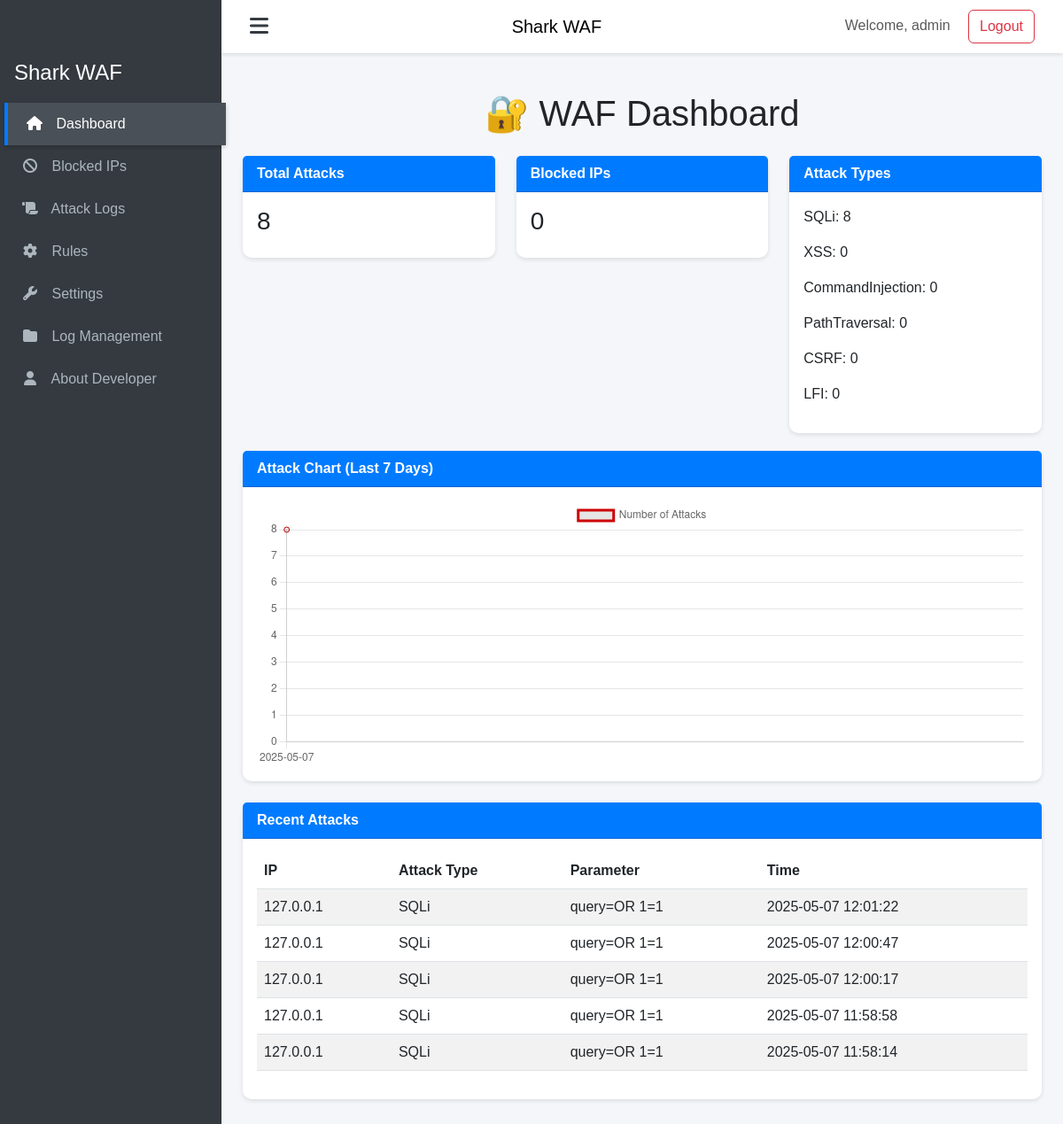
The page /dashboard (signed in) on the database as committed earlier.
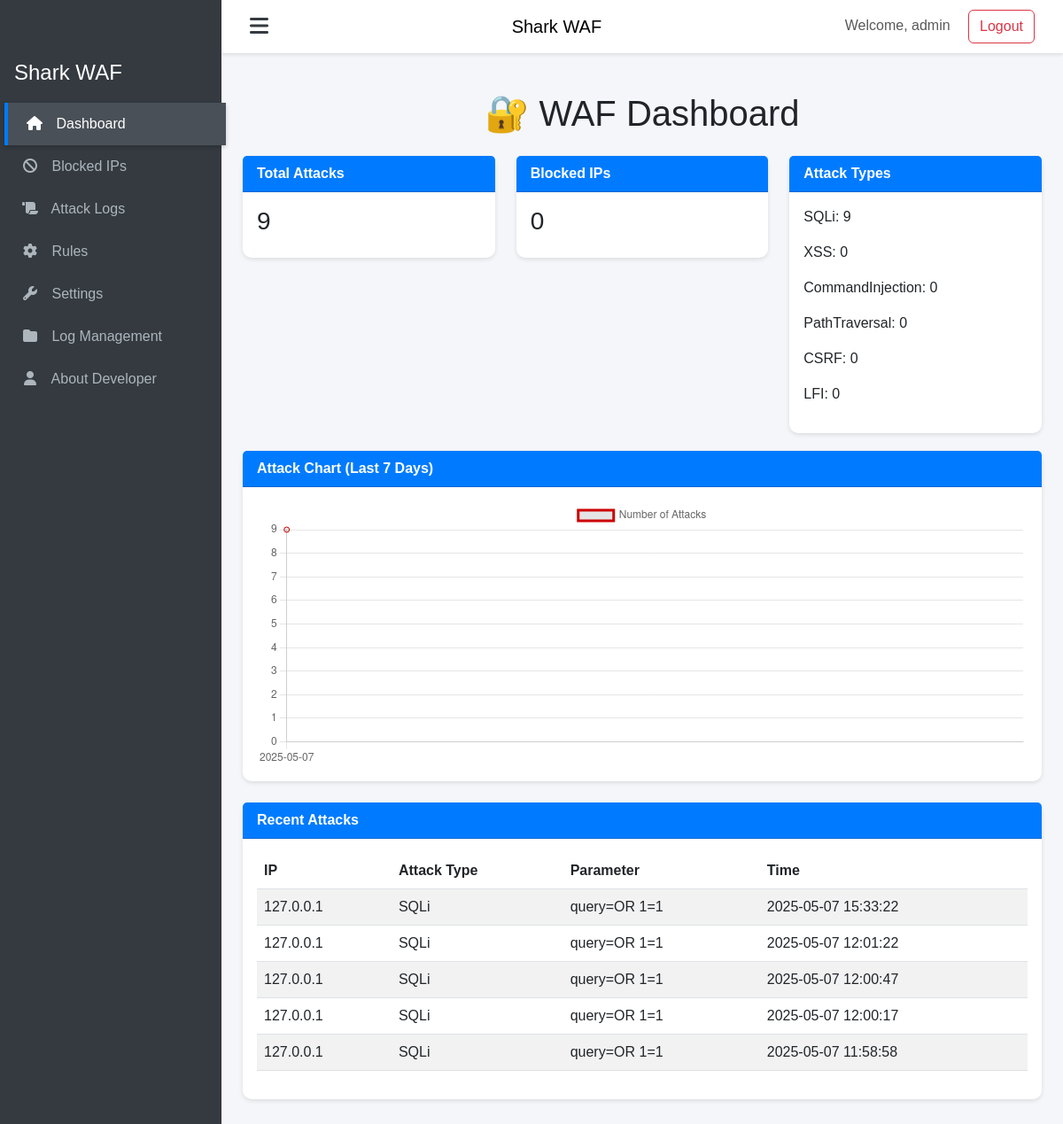
The same page on the database as committed later.
### tables this page shows
CREATE TABLE attack_logs (
                id INTEGER PRIMARY KEY AUTOINCREMENT,
                ip TEXT,
                attack_type TEXT,
                parameter TEXT,
                timestamp REAL
            );

### waf/routes/admin_routes.py (the view)
    def decorated_function(*args, **kwargs):
        if 'user_id' not in session:
            return redirect(url_for('login'))
        return f(*args, **kwargs)

### waf/db.py (called while the page is built)
def get_blocked_ips():
    with sqlite3.connect(DB_PATH) as conn:
        c = conn.cursor()
        c.execute("SELECT ip, expiry FROM blocked_ips")
        return dict(c.fetchall())

### waf/routes/admin_routes.py (called while the page is built)
def login_required(f):
    def decorated_function(*args, **kwargs):
        if 'user_id' not in session:
            return redirect(url_for('login'))
        return f(*args, **kwargs)
    decorated_function.__name__ = f.__name__
    return decorated_function

### templates/dashboard.html (shortened to what this page needs)
{% extends 'base.html' %}
{% block content %}
<h1 class="text-center my-4">🔐 WAF Dashboard</h1>
<div class="row">
    <div class="col-md-4">
        <div class="card">
            <div class="card-header">Total Attacks</div>
            <div class="card-body">
                <h3>{{ total_attacks }}</h3>
            </div>
        </div>
    </div>
    <div class="col-md-4">
        <div class="card">
            <div class="card-header">Blocked IPs</div>
            <div class="card-body">
                <h3>{{ active_blocks }}</h3>
            </div>
        </div>
    </div>
    <div class="col-md-4">
        <div class="card">
            <div class="card-header">Attack Types</div>
            <div class="card-body">
                <p>SQLi: {{ attack_counts.get('SQLi', 0) }}</p>
                <p>XSS: {{ attack_counts.get('XSS', 0) }}</p>
                <p>CommandInjection: {{ attack_counts.get('CommandInjection', 0) }}</p>
                <p>PathTraversal: {{ attack_counts.get('PathTraversal', 0) }}</p>
                <p>CSRF: {{ attack_counts.get('CSRF', 0) }}</p>
                <p>LFI: {{ attack_counts.get('LFI', 0) }}</p>
            </div>
        </div>
    </div>
</div>
<div class="card mb-4">
    <div class="card-header">Attack Chart (Last 7 Days)</div>
    <div class="card-body">
        <div style="position: relative; height: 300px;">
            <canvas id="attackChart"></canvas>
        </div>
    </div>
</div>
<div class="card">
    <div class="card-header">Recent Attacks</div>
    <div class="card-body">
        <table class="table table-striped">
            <thead>
                <tr>
                    <th>IP</th>
                    <th>Attack Type</th>
                    <th>Parameter</th>
                    <th>Time</th>
                </tr>
            </thead>
            <tbody>
                {% for attack in recent_attacks %}
                <tr>
                    <td>{{ attack.ip }}</td>
                    <td>{{ attack.attack_type }}</td>
                    <td>{{ attack.parameter }}</td>
                    <td>{{ attack.time }}</td>
                </tr>
                {% endfor %}
            </tbody>
        </table>
    </div>
</div>
<script>
    const ctx = document.getElementById('attackChart').getContext('2d');
    new Chart(ctx, {
        type: 'line',
        data: {
            labels: {{ chart_labels | tojson }},
            datasets: [{
                label: 'Number of Attacks',
                data: {{ chart_values | tojson }},
                borderColor: '#cc0000',
                fill: false
            }]
        },
        options: {
            scales: { y: { beginAtZero: true } },
            maintainAspectRatio: false
        }
    });
</script>
{% endblock %}

### templates/base.html (shortened to what this page needs)
<!DOCTYPE html>
<html lang="en">
<head>
    <link href="https://cdn.jsdelivr.net/npm/bootstrap@5.3.0/dist/css/bootstrap.min.css" rel="stylesheet">
    <link href="https://cdn.fontcdn.ir/Vazir/Vazir.css" rel="stylesheet">
    <link href="https://cdnjs.cloudflare.com/ajax/libs/font-awesome/6.4.0/css/all.min.css" rel="stylesheet">
</head>
<body>
    <nav class="navbar navbar-light navbar-top">
        <div class="container-fluid">
            <span class="toggle-sidebar-btn me-3" onclick="toggleSidebar()">
                <i class="fas fa-bars"></i>
            </span>
            <span class="navbar-brand">Shark WAF</span>
            <div>
                <span class="navbar-text me-3">Welcome, {{ session.username }}</span>
                <a href="/logout" class="btn btn-outline-danger">Logout</a>
            </div>
        </div>
    </nav>
    <nav class="sidebar col-md-3 col-lg-2">
        <div class="position-sticky">
            <div class="navbar-brand">
                Shark WAF
            </div>
            <ul class="nav flex-column">
                <li class="nav-item">
                    <a class="nav-link {% if request.path == '/dashboard' %}active{% endif %}" href="/dashboard">
                        <i class="fas fa-home"></i> Dashboard
                    </a>
                </li>
                <li class="nav-item">
                    <a class="nav-link {% if request.path == '/blocked-ips/html' %}active{% endif %}" href="/blocked-ips/html">
                        <i class="fas fa-ban"></i> Blocked IPs
                    </a>
                </li>
                <li class="nav-item">
                    <a class="nav-link {% if request.path == '/attack-logs/html' %}active{% endif %}" href="/attack-logs/html">
                        <i class="fas fa-scroll"></i> Attack Logs
                    </a>
                </li>
                <li class="nav-item">
                    <a class="nav-link {% if request.path == '/rules/html' %}active{% endif %}" href="/rules/html">
                        <i class="fas fa-cog"></i> Rules
                    </a>
                </li>
                <li class="nav-item">
                    <a class="nav-link {% if request.path == '/settings/html' %}active{% endif %}" href="/settings/html">
                        <i class="fas fa-wrench"></i> Settings
                    </a>
                </li>
                <li class="nav-item">
                    <a class="nav-link {% if request.path == '/logs-management/html' %}active{% endif %}" href="/logs-management/html">
                        <i class="fas fa-folder"></i> Log Management
                    </a>
                </li>
                <li class="nav-item">
                    <a class="nav-link {% if request.path == '/about-developer/html' %}active{% endif %}" href="/about-developer/html">
                        <i class="fas fa-user"></i> About Developer
                    </a>
                </li>
            </ul>
        </div>
    </nav>
    <main class="main-content col-md-9 ms-sm-auto col-lg-10 px-md-4">
        <div class="content">
            {% block content %}
            {% endblock %}
        </div>
    </main>
    <script>
        function toggleSidebar() {
            const sidebar = document.querySelector('.sidebar');
            const mainContent = document.querySelector('.main-content');
            const navbarTop = document.querySelector('.navbar-top');
            const cards = document.querySelectorAll('.card');
            const isHidden = sidebar.classList.contains('hidden');
            // تغییر کلاس‌ها
            sidebar.classList.toggle('hidden', !isHidden);
            sidebar.classList.toggle('visible', isHidden);
            mainContent.classList.toggle('full-width', !isHidden);
            navbarTop.classList.toggle('full-width', !isHidden);
            cards.forEach(card => card.classList.toggle('full-width', !isHidden));
            // بازنشانی عرض نمودارها
            const charts = document.querySelectorAll('.chart-container canvas');
            charts.forEach(chart => {
                chart.style.width = '100%';
                chart.style.height = '300px';
            });
        }
    </script>
</body>
</html>

### templates/base.html (style rules this page uses)
body { font-family: 'Vazir', Arial, sans-serif; background-color: #f4f6f9; margin: 0; overflow-x: hidden; }
.sidebar { position: fixed; top: 0; bottom: 0; left: 0; z-index: 100; padding: 48px 0 0; width: 250px; background-color: #343a40; box-shadow: inset -1px 0 0 rgba(0, 0, 0, 0.1); transition: transform 0.3s ease-in-out, display 0.3s ease-in-out; }
.sidebar .nav-link { color: #adb5bd; padding: 12px 20px; font-size: 1rem; transition: all 0.3s ease; border-left: 4px solid transparent; }
.sidebar .nav-link:hover, .sidebar .nav-link.active { color: #fff; background-color: #495057; border-left: 4px solid #007bff; transform: translateX(5px); box-shadow: 0 2px 5px rgba(0, 0, 0, 0.2); }
.sidebar .nav-link i { margin-right: 10px; width: 20px; text-align: center; }
.sidebar .navbar-brand { color: #fff; padding: 1rem; font-size: 1.5rem; text-align: center; display: flex; align-items: center; justify-content: space-between; }
.main-content { margin-left: 250px; padding: 20px; transition: margin-left 0.3s ease-in-out, width 0.3s ease-in-out; width: calc(100% - 250px); }
.navbar-top { margin-left: 250px; background-color: #fff; box-shadow: 0 2px 4px rgba(0,0,0,0.1); padding: 10px 20px; transition: margin-left 0.3s ease-in-out; }
.content { margin-top: 20px; }
.card { border: none; border-radius: 10px; box-shadow: 0 2px 5px rgba(0,0,0,0.1); margin-bottom: 20px; position: relative; transition: width 0.3s ease-in-out; }
.card-header { background: #007bff; color: #fff; border-radius: 10px 10px 0 0; font-weight: bold; }
.toggle-sidebar-btn { font-size: 1.5rem; cursor: pointer; color: #343a40; }

Rows that differ between the two databases and show on the page:
no longer on this page (row unchanged): attack_logs: ip "127.0.0.1", attack_type "SQLi", parameter "query=OR 1=1", time "2025-05-07 11:58:14"
added attack_logs: ip "127.0.0.1", attack_type "SQLi", parameter "query=OR 1=1", time "2025-05-07 15:33:22"
Other text that changed with them:
{{ total_attacks }}: "8" → "9"
{{ attack_counts.get('SQLi', 0) }}: "8" → "9"
chart data {{ chart_values | tojson }}: [8] → [9]
